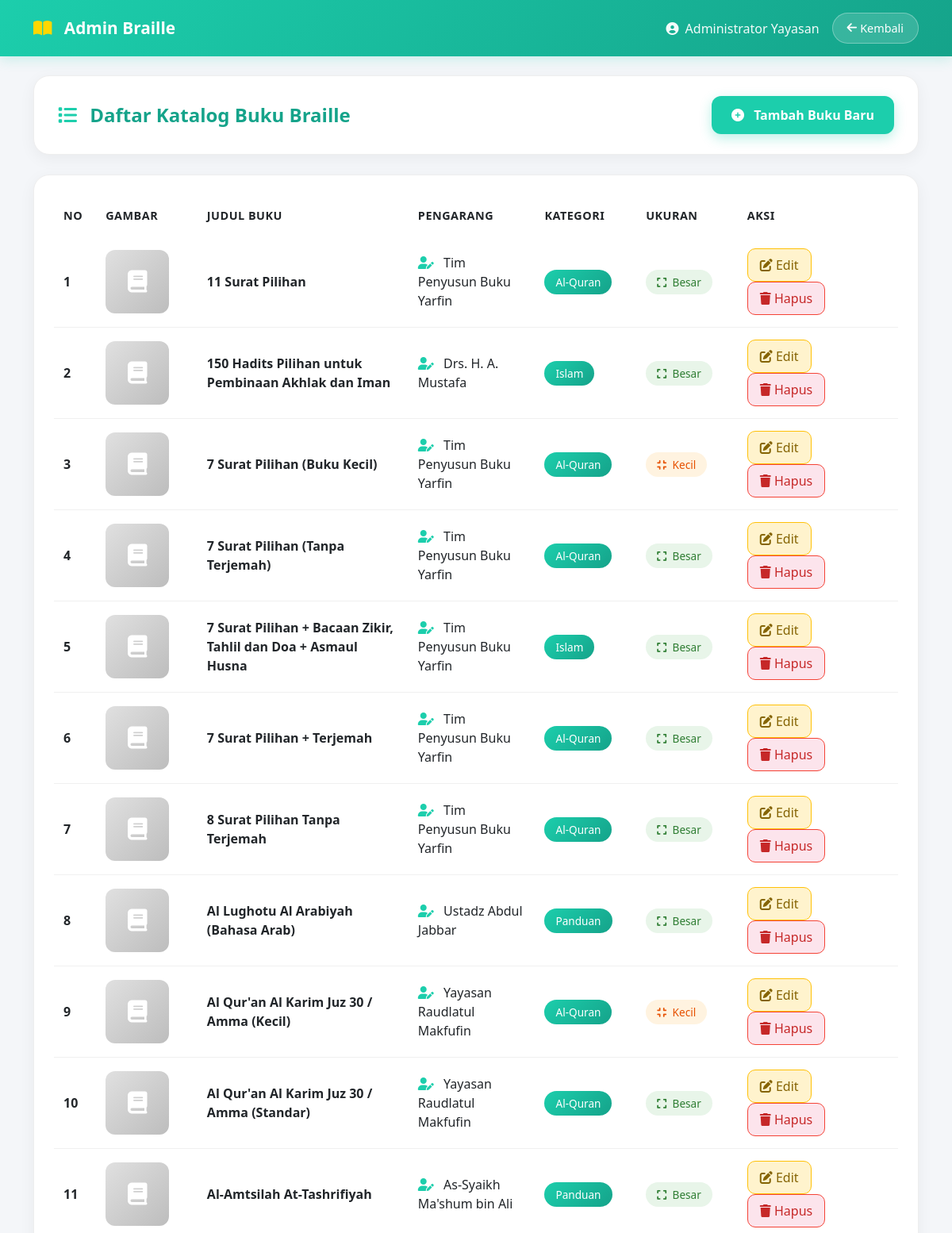
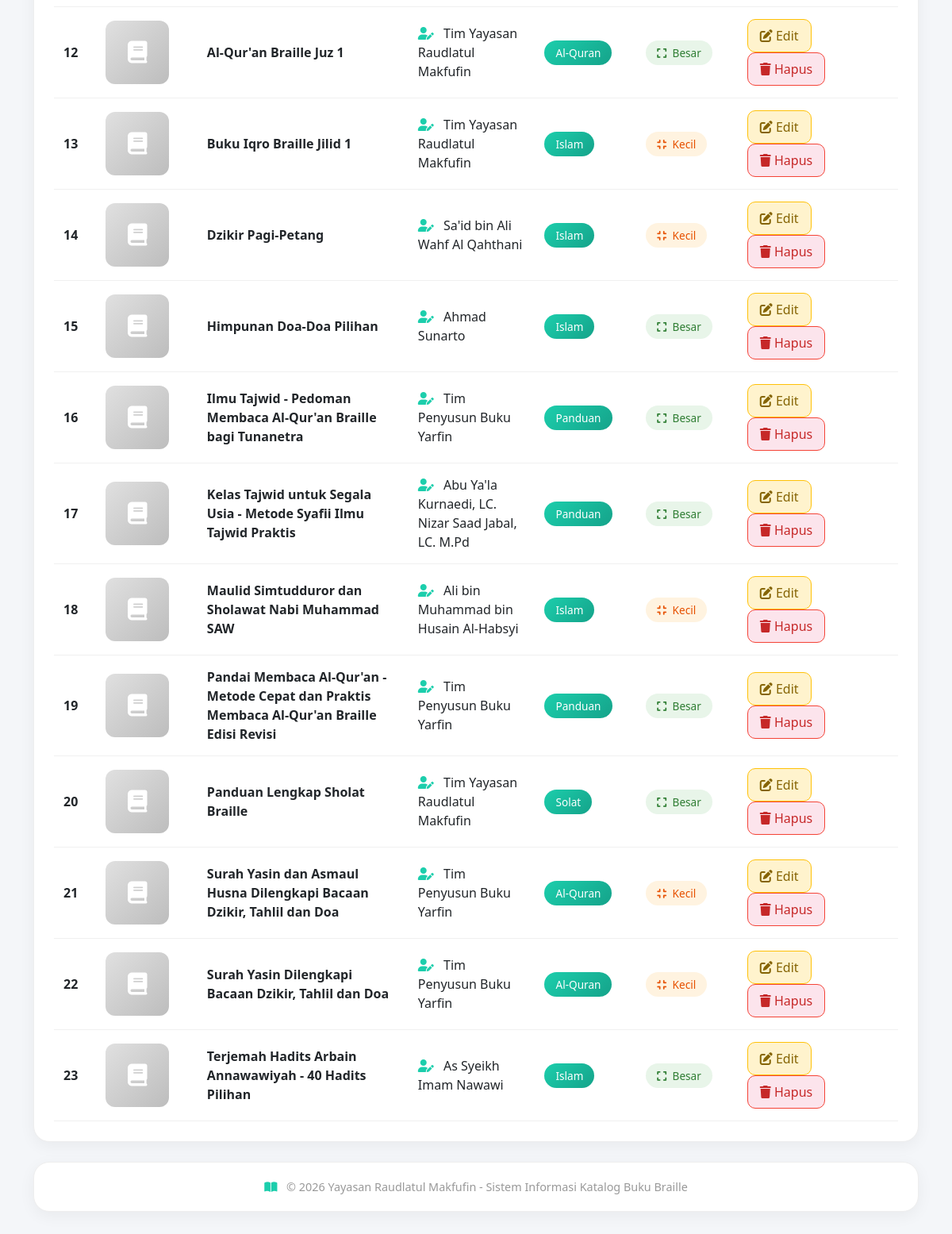
Screenshot of /braille-store/admin/buku/index.php (signed in) with the database file from the repository (2 pictures, top to bottom).
### tables this page shows
CREATE TABLE `buku` (
  `id` int(11) NOT NULL,
  `judul` varchar(200) NOT NULL,
  `pengarang` varchar(100) NOT NULL,
  `penerbit` varchar(100) NOT NULL,
  `jml_halaman` int(5) NOT NULL,
  `ukuran` enum('Besar','Kecil') NOT NULL COMMENT 'Besar=25.5x30.5cm, Kecil=1.5x25.5cm',
  `jml_lembaran` int(5) NOT NULL,
  `kategori` enum('Al-Quran','Islam','Panduan','Solat') NOT NULL,
  `sinopsis` text NOT NULL,
  `gambar` varchar(255) DEFAULT 'default.jpg',
  `stok_tersedia` int(5) DEFAULT 0,
  `harga` decimal(15,2) NOT NULL DEFAULT 75000.00,
  `created_at` timestamp NOT NULL DEFAULT current_timestamp()
);

### braille-store/admin/buku/index.php (the view, shortened to what this page needs)
<?php
require_once '../../includes/config.php';
$query = "SELECT * FROM buku ORDER BY judul ASC";
$result = mysqli_query($conn, $query);
?>
<!DOCTYPE html>
<html lang="id">
<head>
    <link href="https://cdn.jsdelivr.net/npm/bootstrap@5.3.0/dist/css/bootstrap.min.css" rel="stylesheet">
    <link rel="stylesheet" href="https://cdnjs.cloudflare.com/ajax/libs/font-awesome/6.0.0/css/all.min.css">
</head>
<body>
<nav class="navbar navbar-expand-lg">
    <div class="container">
        <a class="navbar-brand" href="../dashboard.php">
            <i class="fas fa-book-open"></i> <strong>Admin Braille</strong>
        </a>
        <div class="d-flex align-items-center gap-3">
            <span class="text-white">
                <i class="fas fa-user-circle me-1"></i> <?= $_SESSION['nama_lengkap'] ?>
            </span>
            <a href="../dashboard.php" class="btn-kembali-nav">
                <i class="fas fa-arrow-left me-1"></i> Kembali
            </a>
        </div>
    </div>
</nav>
<div class="container mt-4 mb-5">
    <div class="page-header d-flex justify-content-between align-items-center flex-wrap">
        <h2 class="page-title">
            <i class="fas fa-list"></i> Daftar Katalog Buku Braille
        </h2>
        <a href="tambah.php" class="btn btn-tambah">
            <i class="fas fa-plus-circle me-2"></i> Tambah Buku Baru
        </a>
    </div>
    <div class="table-card">
        <div class="table-responsive">
            <table class="table table-hover align-middle mb-0">
                <thead class="table-header-custom">
                    <tr>
                        <th width="5%">No</th>
                        <th width="12%">Gambar</th>
                        <th width="25%">Judul Buku</th>
                        <th width="15%">Pengarang</th>
                        <th width="12%">Kategori</th>
                        <th width="12%">Ukuran</th>
                        <th width="19%">Aksi</th>
                    </tr>
                </thead>
                <tbody>
                    <?php $no = 1; ?>
                    <?php while ($row = mysqli_fetch_assoc($result)) : ?>
                    <tr>
                        <td>
                            <strong><?= $no++ ?></strong>
                        </td>
                        <td>
                            <?php if ($row['gambar'] && file_exists('../../assets/img/' . $row['gambar'])): ?>
                                <img src="../../assets/img/<?= $row['gambar'] ?>"
                                     alt="<?= htmlspecialchars($row['judul']) ?>"
                                     class="img-thumb">
                            <?php else: ?>
                                <div class="img-placeholder">
                                    <i class="fas fa-book"></i>
                                </div>
                            <?php endif; ?>
                        </td>
                        <td>
                            <strong><?= htmlspecialchars($row['judul']) ?></strong>
                        </td>
                        <td>
                            <i class="fas fa-user-edit me-2" style="color: var(--primary-main);"></i>
                            <?= htmlspecialchars($row['pengarang']) ?>
                        </td>
                        <td>
                            <span class="badge-kategori"><?= $row['kategori'] ?></span>
                        </td>
                        <td>
                            <?php if ($row['ukuran'] == 'Besar'): ?>
                                <span class="badge-ukuran-besar">
                                    <i class="fas fa-expand me-1"></i> Besar
                                </span>
                            <?php else: ?>
                                <span class="badge-ukuran-kecil">
                                    <i class="fas fa-compress me-1"></i> Kecil
                                </span>
                            <?php endif; ?>
                        </td>
                        <td>
                            <a href="edit.php?id=<?= $row['id'] ?>" class="btn btn-edit me-1">
                                <i class="fas fa-edit"></i> Edit
                            </a>
                            <a href="hapus.php?id=<?= $row['id'] ?>"
                               class="btn btn-delete"
                               onclick="return confirm('Yakin ingin menghapus buku ini?\n\nData yang sudah dihapus TIDAK BISA dikembalikan.')">
                                <i class="fas fa-trash"></i> Hapus
                            </a>
                        </td>
                    </tr>
                    <?php endwhile; ?>
                </tbody>
            </table>
        </div>
    </div>
    <div class="footer-admin">
        <i class="fas fa-book-open me-2" style="color: var(--primary-main);"></i>
        © 2026 Yayasan Raudlatul Makfufin - Sistem Informasi Katalog Buku Braille
    </div>
</div>
</body>
</html>

### braille-store/admin/buku/index.php (style rules this page uses)
:root { --primary-main: #1cceac; --primary-dark: #15a38a; --primary-light: #4ddbc3; --accent-gold: #FFD700; --accent-yellow: #FFC107; --light-bg: #f4f6f9; --dark-text: #2c3e50; --white: #ffffff; }
* { margin: 0; padding: 0; box-sizing: border-box; }
body { font-family: 'Segoe UI', Tahoma, Geneva, Verdana, sans-serif; background-color: var(--light-bg); color: var(--dark-text); }
.navbar { background: linear-gradient(135deg, var(--primary-main) 0%, var(--primary-dark) 100%) !important; box-shadow: 0 4px 15px rgba(28, 206, 172, 0.2); padding: 15px 0; }
.navbar-brand { font-size: 1.3rem; font-weight: bold; color: white !important; }
.navbar-brand i { color: var(--accent-gold); margin-right: 10px; }
.navbar .text-white { color: rgba(255,255,255,0.95) !important; }
.btn-kembali-nav { background: rgba(255,255,255,0.15); color: white; border: 1px solid rgba(255,255,255,0.3); padding: 8px 18px; border-radius: 25px; font-weight: 500; font-size: 0.9rem; text-decoration: none; transition: all 0.3s; display: inline-flex; align-items: center; }
.page-header { background: white; border-radius: 20px; padding: 25px 30px; margin-bottom: 25px; box-shadow: 0 5px 20px rgba(0,0,0,0.05); border: 1px solid #eee; }
.page-title { font-size: 1.5rem; font-weight: bold; color: var(--primary-dark); margin: 0; }
.page-title i { color: var(--primary-main); margin-right: 10px; }
.btn-tambah { background: var(--primary-main); color: white; border: none; padding: 12px 25px; border-radius: 12px; font-weight: 600; transition: all 0.3s; box-shadow: 0 5px 15px rgba(28, 206, 172, 0.3); }
.table-card { background: white; border-radius: 20px; padding: 25px; box-shadow: 0 5px 20px rgba(0,0,0,0.05); border: 1px solid #eee; }
.table-header-custom { background: linear-gradient(135deg, var(--primary-main) 0%, var(--primary-dark) 100%); color: white; }
.table-header-custom th { font-weight: 600; padding: 15px 12px; border: none; font-size: 0.9rem; text-transform: uppercase; letter-spacing: 0.5px; }
.table tbody tr { transition: all 0.2s; border-bottom: 1px solid #f0f0f0; }
.table tbody td { padding: 15px 12px; vertical-align: middle; }
.badge-kategori { background: linear-gradient(135deg, var(--primary-main), var(--primary-dark)); color: white; padding: 6px 14px; border-radius: 20px; font-weight: 500; font-size: 0.85rem; }
.badge-ukuran-besar { background: #e8f5e9; color: #2e7d32; padding: 6px 14px; border-radius: 20px; font-weight: 500; font-size: 0.85rem; }
.badge-ukuran-kecil { background: #fff3e0; color: #e65100; padding: 6px 14px; border-radius: 20px; font-weight: 500; font-size: 0.85rem; }
.btn-edit { background: #fff3cd; color: #856404; border: 1px solid #ffc107; padding: 8px 15px; border-radius: 10px; font-weight: 500; transition: all 0.3s; }
.btn-delete { background: #fce4ec; color: #c62828; border: 1px solid #f44336; padding: 8px 15px; border-radius: 10px; font-weight: 500; transition: all 0.3s; }
.img-placeholder { width: 80px; height: 80px; background: linear-gradient(135deg, #e0e0e0, #bdbdbd); border-radius: 12px; display: flex; align-items: center; justify-content: center; color: white; font-size: 28px; }
.footer-admin { background: white; border-radius: 20px; padding: 20px; margin-top: 25px; text-align: center; box-shadow: 0 5px 20px rgba(0,0,0,0.05); border: 1px solid #eee; color: #999; font-size: 0.9rem; }

### rows the page displays
buku: judul "11 Surat Pilihan", pengarang "Tim Penyusun Buku Yarfin", kategori "Al-Quran", ukuran "Besar" (drawn)
buku: judul "150 Hadits Pilihan untuk Pembinaan Akhlak dan Iman", pengarang "Drs. H. A. Mustafa", kategori "Islam", ukuran "Besar" (drawn)
buku: judul "7 Surat Pilihan (Buku Kecil)", pengarang "Tim Penyusun Buku Yarfin", kategori "Al-Quran", ukuran "Kecil" (drawn)
buku: judul "7 Surat Pilihan (Tanpa Terjemah)", pengarang "Tim Penyusun Buku Yarfin", kategori "Al-Quran", ukuran "Besar" (drawn)
buku: judul "7 Surat Pilihan + Bacaan Zikir, Tahlil dan Doa + Asmaul Husna", pengarang "Tim Penyusun Buku Yarfin", kategori "Islam", ukuran "Besar" (drawn)
buku: judul "7 Surat Pilihan + Terjemah", pengarang "Tim Penyusun Buku Yarfin", kategori "Al-Quran", ukuran "Besar" (drawn)
buku: judul "8 Surat Pilihan Tanpa Terjemah", pengarang "Tim Penyusun Buku Yarfin", kategori "Al-Quran", ukuran "Besar" (drawn)
buku: judul "Al Lughotu Al Arabiyah (Bahasa Arab)", pengarang "Ustadz Abdul Jabbar", kategori "Panduan", ukuran "Besar" (drawn)
buku: judul "Al Qur'an Al Karim Juz 30 / Amma (Kecil)", pengarang "Yayasan Raudlatul Makfufin", kategori "Al-Quran", ukuran "Kecil" (drawn)
buku: judul "Al Qur'an Al Karim Juz 30 / Amma (Standar)", pengarang "Yayasan Raudlatul Makfufin", kategori "Al-Quran", ukuran "Besar" (drawn)
buku: judul "Al-Amtsilah At-Tashrifiyah", pengarang "As-Syaikh Ma'shum bin Ali", kategori "Panduan", ukuran "Besar" (drawn)
buku: judul "Al-Qur'an Braille Juz 1", pengarang "Tim Yayasan Raudlatul Makfufin", kategori "Al-Quran", ukuran "Besar" (drawn)
buku: judul "Buku Iqro Braille Jilid 1", pengarang "Tim Yayasan Raudlatul Makfufin", kategori "Islam", ukuran "Kecil" (drawn)
buku: judul "Dzikir Pagi-Petang", pengarang "Sa'id bin Ali Wahf Al Qahthani", kategori "Islam", ukuran "Kecil" (drawn)
buku: judul "Himpunan Doa-Doa Pilihan", pengarang "Ahmad Sunarto", kategori "Islam", ukuran "Besar" (drawn)
buku: judul "Ilmu Tajwid - Pedoman Membaca Al-Qur'an Braille bagi Tunanetra", pengarang "Tim Penyusun Buku Yarfin", kategori "Panduan", ukuran "Besar" (drawn)
buku: judul "Kelas Tajwid untuk Segala Usia - Metode Syafii Ilmu Tajwid Praktis", pengarang "Abu Ya'la Kurnaedi, LC. Nizar Saad Jabal, LC. M.Pd", kategori "Panduan", ukuran "Besar" (drawn)
buku: judul "Maulid Simtudduror dan Sholawat Nabi Muhammad SAW", pengarang "Ali bin Muhammad bin Husain Al-Habsyi", kategori "Islam", ukuran "Kecil" (drawn)
buku: judul "Pandai Membaca Al-Qur'an - Metode Cepat dan Praktis Membaca Al-Qur'an Braille Edisi Revisi", pengarang "Tim Penyusun Buku Yarfin", kategori "Panduan", ukuran "Besar" (drawn)
buku: judul "Panduan Lengkap Sholat Braille", pengarang "Tim Yayasan Raudlatul Makfufin", kategori "Solat", ukuran "Besar" (drawn)
buku: judul "Surah Yasin dan Asmaul Husna Dilengkapi Bacaan Dzikir, Tahlil dan Doa", pengarang "Tim Penyusun Buku Yarfin", kategori "Al-Quran", ukuran "Kecil" (drawn)
buku: judul "Surah Yasin Dilengkapi Bacaan Dzikir, Tahlil dan Doa", pengarang "Tim Penyusun Buku Yarfin", kategori "Al-Quran", ukuran "Kecil" (drawn)
buku: judul "Terjemah Hadits Arbain Annawawiyah - 40 Hadits Pilihan", pengarang "As Syeikh Imam Nawawi", kategori "Islam", ukuran "Besar" (drawn)

### other values shown
$_SESSION['nama_lengkap'] "Administrator Yayasan"
